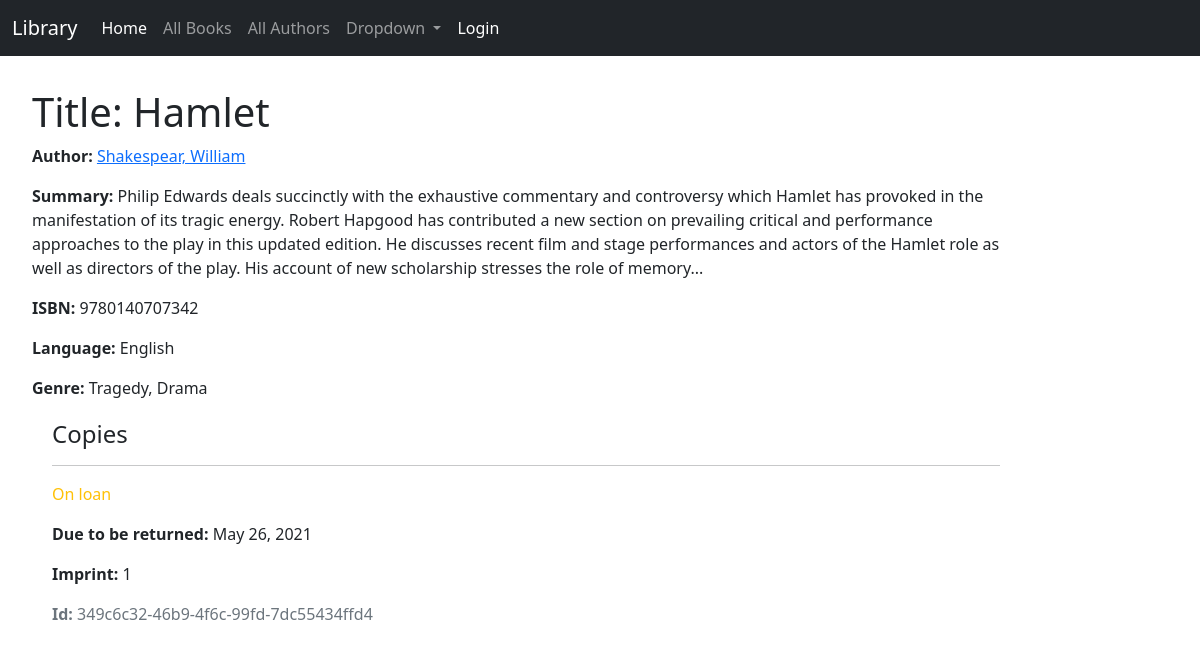
/catalog/book/2, run on the app's committed database.
### catalog/models.py (models this page shows, shortened)
class Book(models.Model):
    title = models.CharField(max_length=200)
    author = models.ForeignKey('Author', on_delete=models.SET_NULL, null=True)
    summary = models.TextField(
        max_length=1000, help_text='Enter a brief description of the book')
    isbn = models.CharField('ISBN', max_length=13, unique=True,
                            help_text='13 Character <a href="https://www.isbn-international.org/content/what-isbn">ISBN number</a>')
    genre = models.ManyToManyField(
        Genre, help_text='Select a genre for this book')
    language = models.ManyToManyField(
        Language, help_text='Select Language for this book')
    def get_language(self):
        return ', '.join(language.name for language in self.language.all())
    get_language.short_description = 'Language'
    class Meta:
        ordering = ['title', 'author']
    def display_genre(self):
        """Create a string for the Genre. This is required to display genre in Admin."""
        return ', '.join(genre.name for genre in self.genre.all()[:3])
    display_genre.short_description = 'Genre'

class Author(models.Model):
    first_name = models.CharField(max_length=100)
    last_name = models.CharField(max_length=100)
    date_of_birth = models.DateField(null=True, blank=True)
    date_of_death = models.DateField('Died', null=True, blank=True)
    class Meta:
        ordering = ['last_name', 'first_name']
    def get_absolute_url(self):
        return reverse('author-detail', kwargs={'pk': str(self.id)})
    def __str__(self):
        return f'{self.last_name}, {self.first_name}'

class Language(models.Model):
    name = models.CharField(max_length=200, help_text='Enter a book language(e.g. English)')

class Genre(models.Model):
    name = models.CharField(
        max_length=200, help_text='Enter a book genre (e.g. Science Fiction)')
    def __str__(self):
        return self.name

class BookInstance(models.Model):
    id = models.UUIDField(primary_key=True, default=uuid.uuid4,
                          help_text='Unique ID for this particular book across whole library')
    book = models.ForeignKey('Book', on_delete=models.RESTRICT, null=True)
    imprint = models.IntegerField()
    due_back = models.DateField(null=True, blank=True)
    borrower = models.ForeignKey(User, on_delete=models.SET_NULL, null=True, blank=True)
    LOAN_STATUS = (
        ('m', 'Maintenance'),
        ('o', 'On loan'),
        ('a', 'Available'),
        ('r', 'Reserved'),
    )
    status = models.CharField(
        max_length=1,
        choices=LOAN_STATUS,
        blank=True,
        default='m',
        help_text='Book availability',
    )
    class Meta:
        ordering = ['due_back']
        permissions = (("can_mark_returned", "Set book as returned"),)

### catalog/views.py (the view)
# urls.py: path('book/<int:pk>', views.BookDetailView.as_view(), name='book-detail'),
class BookDetailView(DetailView):
    model = Book
    paginate_by = 10

### catalog/templates/catalog/book_detail.html
{% extends "catalog/base.html" %}
{% block content %}
    <h1>Title: {{ book.title }}</h1>
    <p><strong>Author:</strong> <a href="{{ book.author.get_absolute_url }}">{{ book.author }}</a></p>
    <p><strong>Summary:</strong> {{ book.summary }}</p>
    <p><strong>ISBN:</strong> {{ book.isbn }}</p>
    <p><strong>Language:</strong> {{ book.get_language }}</p>
    <p><strong>Genre:</strong> {{ book.genre.all|join:", " }}</p>
    <div style="margin-left:20px;margin-top:20px">
        <h4>Copies</h4>
    {% for copy in book.bookinstance_set.all %}
        <hr>
        <p class="{% if copy.status == 'a' %}text-success{% elif copy.status == 'd' %}text-danger{% else %}text-warning{% endif %}">{{ copy.get_status_display }}</p>
    {% if copy.status != 'a' %}<p><strong>Due to be returned:</strong> {{copy.due_back}}</p>{% endif %}
    <p><strong>Imprint:</strong> {{copy.imprint}}</p>
    <p class="text-muted"><strong>Id:</strong> {{copy.id}}</p>
    {% endfor %}
    </div>
{% endblock %}

### data on the page
Book: title "Hamlet", author "Shakespear, William", summary "Philip Edwards deals succinctly with the exhaustive commentary and controversy which Hamlet has provoked in the manifestation of its tragic energy. Robert Hapgood has contributed a new section on prevailing critical and performance approaches to the play in this updated edition. He discusses recent film and stage performances and actors of the Hamlet role as well as directors of the play. His account of new scholarship stresses the role of memory...", isbn "9780140707342", get_language "English", genre.all "Tragedy, Drama"
BookInstance: status "On loan", due_back "May 26, 2021", imprint "1", id "349c6c32-46b9-4f6c-99fd-7dc55434ffd4"
